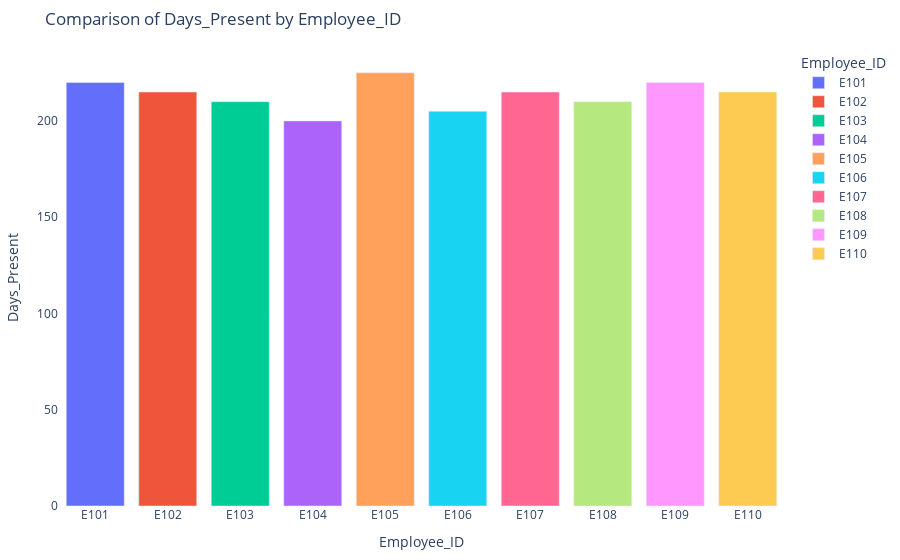
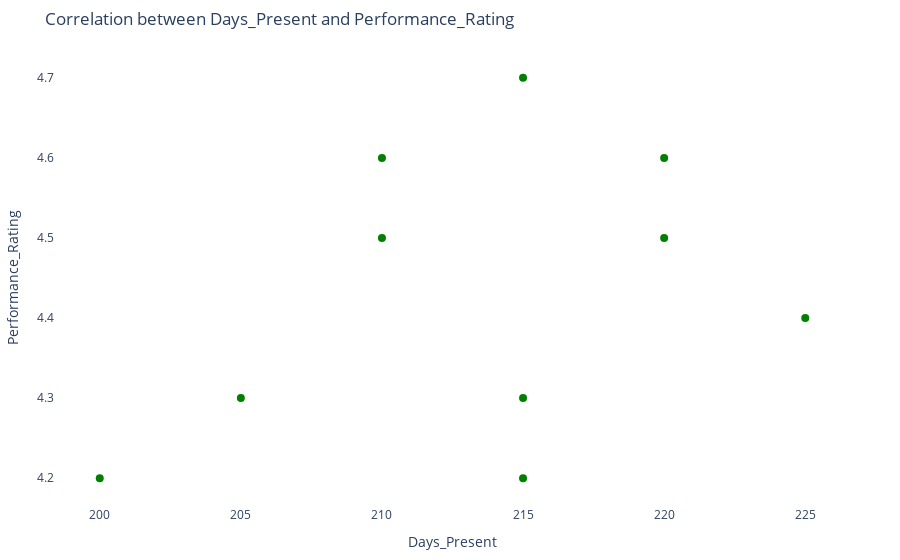

The notebook cell these images were saved under, in order:
### Code cell
generate("data4.csv")

### Figure 1 — Plotly figure (JSON) as saved in the notebook; plotly's stock layout.template omitted (floating-point values rounded to 4 significant figures)
{"data": [{"alignmentgroup": "True", "hovertemplate": "%{x}: %{y:.2f}<extra></extra>", "legendgroup": "E101", "marker": {"color": "#636efa", "pattern": {"shape": ""}}, "name": "E101", "offsetgroup": "E101", "orientation": "v", "showlegend": true, "textposition": "auto", "type": "bar", "x": ["E101"], "xaxis": "x", "y": [220], "yaxis": "y"}, {"alignmentgroup": "True", "hovertemplate": "%{x}: %{y:.2f}<extra></extra>", "legendgroup": "E102", "marker": {"color": "#EF553B", "pattern": {"shape": ""}}, "name": "E102", "offsetgroup": "E102", "orientation": "v", "showlegend": true, "textposition": "auto", "type": "bar", "x": ["E102"], "xaxis": "x", "y": [215], "yaxis": "y"}, {"alignmentgroup": "True", "hovertemplate": "%{x}: %{y:.2f}<extra></extra>", "legendgroup": "E103", "marker": {"color": "#00cc96", "pattern": {"shape": ""}}, "name": "E103", "offsetgroup": "E103", "orientation": "v", "showlegend": true, "textposition": "auto", "type": "bar", "x": ["E103"], "xaxis": "x", "y": [210], "yaxis": "y"}, {"alignmentgroup": "True", "hovertemplate": "%{x}: %{y:.2f}<extra></extra>", "legendgroup": "E104", "marker": {"color": "#ab63fa", "pattern": {"shape": ""}}, "name": "E104", "offsetgroup": "E104", "orientation": "v", "showlegend": true, "textposition": "auto", "type": "bar", "x": ["E104"], "xaxis": "x", "y": [200], "yaxis": "y"}, {"alignmentgroup": "True", "hovertemplate": "%{x}: %{y:.2f}<extra></extra>", "legendgroup": "E105", "marker": {"color": "#FFA15A", "pattern": {"shape": ""}}, "name": "E105", "offsetgroup": "E105", "orientation": "v", "showlegend": true, "textposition": "auto", "type": "bar", "x": ["E105"], "xaxis": "x", "y": [225], "yaxis": "y"}, {"alignmentgroup": "True", "hovertemplate": "%{x}: %{y:.2f}<extra></extra>", "legendgroup": "E106", "marker": {"color": "#19d3f3", "pattern": {"shape": ""}}, "name": "E106", "offsetgroup": "E106", "orientation": "v", "showlegend": true, "textposition": "auto", "type": "bar", "x": ["E106"], "xaxis": "x", "y": [205], "yaxis": "y"}, {"alignmentgroup": "True", "hovertemplate": "%{x}: %{y:.2f}<extra></extra>", "legendgroup": "E107", "marker": {"color": "#FF6692", "pattern": {"shape": ""}}, "name": "E107", "offsetgroup": "E107", "orientation": "v", "showlegend": true, "textposition": "auto", "type": "bar", "x": ["E107"], "xaxis": "x", "y": [215], "yaxis": "y"}, {"alignmentgroup": "True", "hovertemplate": "%{x}: %{y:.2f}<extra></extra>", "legendgroup": "E108", "marker": {"color": "#B6E880", "pattern": {"shape": ""}}, "name": "E108", "offsetgroup": "E108", "orientation": "v", "showlegend": true, "textposition": "auto", "type": "bar", "x": ["E108"], "xaxis": "x", "y": [210], "yaxis": "y"}, {"alignmentgroup": "True", "hovertemplate": "%{x}: %{y:.2f}<extra></extra>", "legendgroup": "E109", "marker": {"color": "#FF97FF", "pattern": {"shape": ""}}, "name": "E109", "offsetgroup": "E109", "orientation": "v", "showlegend": true, "textposition": "auto", "type": "bar", "x": ["E109"], "xaxis": "x", "y": [220], "yaxis": "y"}, {"alignmentgroup": "True", "hovertemplate": "%{x}: %{y:.2f}<extra></extra>", "legendgroup": "E110", "marker": {"color": "#FECB52", "pattern": {"shape": ""}}, "name": "E110", "offsetgroup": "E110", "orientation": "v", "showlegend": true, "textposition": "auto", "type": "bar", "x": ["E110"], "xaxis": "x", "y": [215], "yaxis": "y"}], "layout": {"barmode": "relative", "font": {"size": 12}, "legend": {"title": {"text": "Employee_ID"}, "tracegroupgap": 0}, "margin": {"b": 50, "l": 50, "r": 50, "t": 50}, "paper_bgcolor": "rgba(255,255,255,0.9)", "plot_bgcolor": "rgba(0,0,0,0)", "showlegend": true, "title": {"text": "Comparison of Days_Present by Employee_ID"}, "xaxis": {"anchor": "y", "categoryarray": ["E101", "E102", "E103", "E104", "E105", "E106", "E107", "E108", "E109", "E110"], "categoryorder": "array", "domain": [0, 1], "title": {"text": "Employee_ID"}}, "yaxis": {"anchor": "x", "domain": [0, 1], "title": {"text": "Days_Present"}}}}

### Figure 2 — Plotly figure (JSON) as saved in the notebook; plotly's stock layout.template omitted (floating-point values rounded to 4 significant figures)
{"data": [{"hovertemplate": "%{x:.2f}, %{y:.2f}<extra></extra>", "legendgroup": "", "marker": {"color": "green", "size": 8, "symbol": "circle"}, "mode": "markers", "name": "", "orientation": "v", "showlegend": false, "type": "scatter", "x": [220, 215, 210, 200, 225, 205, 215, 210, 220, 215], "xaxis": "x", "y": [4.5, 4.3, 4.6, 4.2, 4.4, 4.3, 4.7, 4.5, 4.6, 4.2], "yaxis": "y"}], "layout": {"font": {"size": 12}, "legend": {"tracegroupgap": 0}, "margin": {"b": 50, "l": 50, "r": 50, "t": 50}, "paper_bgcolor": "rgba(255,255,255,0.9)", "plot_bgcolor": "rgba(0,0,0,0)", "showlegend": false, "title": {"text": "Correlation between Days_Present and Performance_Rating"}, "xaxis": {"anchor": "y", "domain": [0, 1], "title": {"text": "Days_Present"}}, "yaxis": {"anchor": "x", "domain": [0, 1], "title": {"text": "Performance_Rating"}}}}
